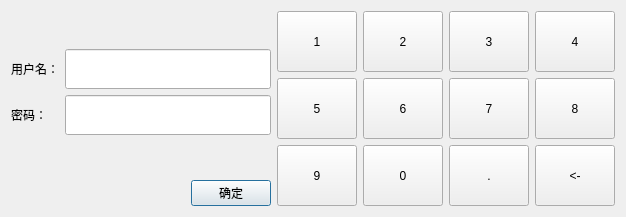
<?xml version="1.0" encoding="UTF-8"?>
<ui version="4.0">
 <class>lock_screen</class>
 <widget class="QDialog" name="lock_screen">
  <property name="geometry">
   <rect>
    <x>0</x>
    <y>0</y>
    <width>626</width>
    <height>215</height>
   </rect>
  </property>
  <property name="windowTitle">
   <string>Dialog</string>
  </property>
  <layout class="QHBoxLayout" name="horizontalLayout_2">
   <item>
    <layout class="QVBoxLayout" name="verticalLayout_2">
     <item>
      <layout class="QVBoxLayout" name="verticalLayout">
       <item>
        <layout class="QGridLayout" name="gridLayout">
         <item row="1" column="0">
          <widget class="QLabel" name="label_2">
           <property name="text">
            <string>用户名：</string>
           </property>
          </widget>
         </item>
         <item row="1" column="1">
          <widget class="QLineEdit" name="lineEdit">
           <property name="minimumSize">
            <size>
             <width>0</width>
             <height>40</height>
            </size>
           </property>
          </widget>
         </item>
         <item row="2" column="1">
          <widget class="QLineEdit" name="lineEdit_2">
           <property name="minimumSize">
            <size>
             <width>0</width>
             <height>40</height>
            </size>
           </property>
          </widget>
         </item>
         <item row="2" column="0">
          <widget class="QLabel" name="label_3">
           <property name="text">
            <string>密码：</string>
           </property>
          </widget>
         </item>
         <item row="0" column="0" colspan="2">
          <spacer name="verticalSpacer_2">
           <property name="orientation">
            <enum>Qt::Vertical</enum>
           </property>
           <property name="sizeHint" stdset="0">
            <size>
             <width>20</width>
             <height>40</height>
            </size>
           </property>
          </spacer>
         </item>
        </layout>
       </item>
      </layout>
     </item>
     <item>
      <spacer name="verticalSpacer">
       <property name="orientation">
        <enum>Qt::Vertical</enum>
       </property>
       <property name="sizeHint" stdset="0">
        <size>
         <width>20</width>
         <height>40</height>
        </size>
       </property>
      </spacer>
     </item>
     <item>
      <layout class="QHBoxLayout" name="horizontalLayout">
       <item>
        <spacer name="horizontalSpacer">
         <property name="orientation">
          <enum>Qt::Horizontal</enum>
         </property>
         <property name="sizeHint" stdset="0">
          <size>
           <width>40</width>
           <height>20</height>
          </size>
         </property>
        </spacer>
       </item>
       <item>
        <widget class="lds_toolbar_button" name="pushButton_ok">
         <property name="text">
          <string>确定</string>
         </property>
         <property name="outer_stylesheet" stdset="0">
          <string>pushbutton</string>
         </property>
        </widget>
       </item>
      </layout>
     </item>
    </layout>
   </item>
   <item>
    <layout class="QGridLayout" name="gridLayout_2">
     <item row="0" column="0">
      <widget class="QPushButton" name="pushButton">
       <property name="sizePolicy">
        <sizepolicy hsizetype="Expanding" vsizetype="Expanding">
         <horstretch>0</horstretch>
         <verstretch>0</verstretch>
        </sizepolicy>
       </property>
       <property name="minimumSize">
        <size>
         <width>71</width>
         <height>61</height>
        </size>
       </property>
       <property name="focusPolicy">
        <enum>Qt::NoFocus</enum>
       </property>
       <property name="text">
        <string>1</string>
       </property>
       <property name="outer_stylesheet" stdset="0">
        <string>pushbutton</string>
       </property>
      </widget>
     </item>
     <item row="0" column="1">
      <widget class="QPushButton" name="pushButton_2">
       <property name="sizePolicy">
        <sizepolicy hsizetype="Expanding" vsizetype="Expanding">
         <horstretch>0</horstretch>
         <verstretch>0</verstretch>
        </sizepolicy>
       </property>
       <property name="minimumSize">
        <size>
         <width>71</width>
         <height>61</height>
        </size>
       </property>
       <property name="focusPolicy">
        <enum>Qt::NoFocus</enum>
       </property>
       <property name="text">
        <string>2</string>
       </property>
       <property name="outer_stylesheet" stdset="0">
        <string>pushbutton</string>
       </property>
      </widget>
     </item>
     <item row="0" column="2">
      <widget class="QPushButton" name="pushButton_3">
       <property name="sizePolicy">
        <sizepolicy hsizetype="Expanding" vsizetype="Expanding">
         <horstretch>0</horstretch>
         <verstretch>0</verstretch>
        </sizepolicy>
       </property>
       <property name="minimumSize">
        <size>
         <width>71</width>
         <height>61</height>
        </size>
       </property>
       <property name="focusPolicy">
        <enum>Qt::NoFocus</enum>
       </property>
       <property name="text">
        <string>3</string>
       </property>
       <property name="outer_stylesheet" stdset="0">
        <string>pushbutton</string>
       </property>
      </widget>
     </item>
     <item row="0" column="3">
      <widget class="QPushButton" name="pushButton_5">
       <property name="sizePolicy">
        <sizepolicy hsizetype="Expanding" vsizetype="Expanding">
         <horstretch>0</horstretch>
         <verstretch>0</verstretch>
        </sizepolicy>
       </property>
       <property name="minimumSize">
        <size>
         <width>71</width>
         <height>61</height>
        </size>
       </property>
       <property name="focusPolicy">
        <enum>Qt::NoFocus</enum>
       </property>
       <property name="text">
        <string>4</string>
       </property>
       <property name="outer_stylesheet" stdset="0">
        <string>pushbutton</string>
       </property>
      </widget>
     </item>
     <item row="1" column="0">
      <widget class="QPushButton" name="pushButton_8">
       <property name="sizePolicy">
        <sizepolicy hsizetype="Expanding" vsizetype="Expanding">
         <horstretch>0</horstretch>
         <verstretch>0</verstretch>
        </sizepolicy>
       </property>
       <property name="minimumSize">
        <size>
         <width>71</width>
         <height>61</height>
        </size>
       </property>
       <property name="focusPolicy">
        <enum>Qt::NoFocus</enum>
       </property>
       <property name="text">
        <string>5</string>
       </property>
       <property name="outer_stylesheet" stdset="0">
        <string>pushbutton</string>
       </property>
      </widget>
     </item>
     <item row="1" column="1">
      <widget class="QPushButton" name="pushButton_7">
       <property name="sizePolicy">
        <sizepolicy hsizetype="Expanding" vsizetype="Expanding">
         <horstretch>0</horstretch>
         <verstretch>0</verstretch>
        </sizepolicy>
       </property>
       <property name="minimumSize">
        <size>
         <width>71</width>
         <height>61</height>
        </size>
       </property>
       <property name="focusPolicy">
        <enum>Qt::NoFocus</enum>
       </property>
       <property name="text">
        <string>6</string>
       </property>
       <property name="outer_stylesheet" stdset="0">
        <string>pushbutton</string>
       </property>
      </widget>
     </item>
     <item row="1" column="2">
      <widget class="QPushButton" name="pushButton_6">
       <property name="sizePolicy">
        <sizepolicy hsizetype="Expanding" vsizetype="Expanding">
         <horstretch>0</horstretch>
         <verstretch>0</verstretch>
        </sizepolicy>
       </property>
       <property name="minimumSize">
        <size>
         <width>71</width>
         <height>61</height>
        </size>
       </property>
       <property name="focusPolicy">
        <enum>Qt::NoFocus</enum>
       </property>
       <property name="text">
        <string>7</string>
       </property>
       <property name="outer_stylesheet" stdset="0">
        <string>pushbutton</string>
       </property>
      </widget>
     </item>
     <item row="1" column="3">
      <widget class="QPushButton" name="pushButton_13">
       <property name="sizePolicy">
        <sizepolicy hsizetype="Expanding" vsizetype="Expanding">
         <horstretch>0</horstretch>
         <verstretch>0</verstretch>
        </sizepolicy>
       </property>
       <property name="minimumSize">
        <size>
         <width>71</width>
         <height>61</height>
        </size>
       </property>
       <property name="focusPolicy">
        <enum>Qt::NoFocus</enum>
       </property>
       <property name="text">
        <string>8</string>
       </property>
       <property name="outer_stylesheet" stdset="0">
        <string>pushbutton</string>
       </property>
      </widget>
     </item>
     <item row="2" column="0">
      <widget class="QPushButton" name="pushButton_12">
       <property name="sizePolicy">
        <sizepolicy hsizetype="Expanding" vsizetype="Expanding">
         <horstretch>0</horstretch>
         <verstretch>0</verstretch>
        </sizepolicy>
       </property>
       <property name="minimumSize">
        <size>
         <width>71</width>
         <height>61</height>
        </size>
       </property>
       <property name="focusPolicy">
        <enum>Qt::NoFocus</enum>
       </property>
       <property name="text">
        <string>9</string>
       </property>
       <property name="outer_stylesheet" stdset="0">
        <string>pushbutton</string>
       </property>
      </widget>
     </item>
     <item row="2" column="1">
      <widget class="QPushButton" name="pushButton_10">
       <property name="sizePolicy">
        <sizepolicy hsizetype="Expanding" vsizetype="Expanding">
         <horstretch>0</horstretch>
         <verstretch>0</verstretch>
        </sizepolicy>
       </property>
       <property name="minimumSize">
        <size>
         <width>71</width>
         <height>61</height>
        </size>
       </property>
       <property name="focusPolicy">
        <enum>Qt::NoFocus</enum>
       </property>
       <property name="text">
        <string>0</string>
       </property>
       <property name="outer_stylesheet" stdset="0">
        <string>pushbutton</string>
       </property>
      </widget>
     </item>
     <item row="2" column="2">
      <widget class="QPushButton" name="pushButton_9">
       <property name="sizePolicy">
        <sizepolicy hsizetype="Expanding" vsizetype="Expanding">
         <horstretch>0</horstretch>
         <verstretch>0</verstretch>
        </sizepolicy>
       </property>
       <property name="minimumSize">
        <size>
         <width>71</width>
         <height>61</height>
        </size>
       </property>
       <property name="focusPolicy">
        <enum>Qt::NoFocus</enum>
       </property>
       <property name="text">
        <string>.</string>
       </property>
       <property name="outer_stylesheet" stdset="0">
        <string>pushbutton</string>
       </property>
      </widget>
     </item>
     <item row="2" column="3">
      <widget class="QPushButton" name="pushButton_11">
       <property name="sizePolicy">
        <sizepolicy hsizetype="Expanding" vsizetype="Expanding">
         <horstretch>0</horstretch>
         <verstretch>0</verstretch>
        </sizepolicy>
       </property>
       <property name="minimumSize">
        <size>
         <width>71</width>
         <height>61</height>
        </size>
       </property>
       <property name="focusPolicy">
        <enum>Qt::NoFocus</enum>
       </property>
       <property name="text">
        <string>&lt;-</string>
       </property>
       <property name="outer_stylesheet" stdset="0">
        <string>pushbutton</string>
       </property>
      </widget>
     </item>
    </layout>
   </item>
  </layout>
 </widget>
 <customwidgets>
  <customwidget>
   <class>lds_toolbar_button</class>
   <extends>QPushButton</extends>
   <header>lds_toolbar_button.h</header>
  </customwidget>
 </customwidgets>
 <resources/>
 <connections/>
</ui>
